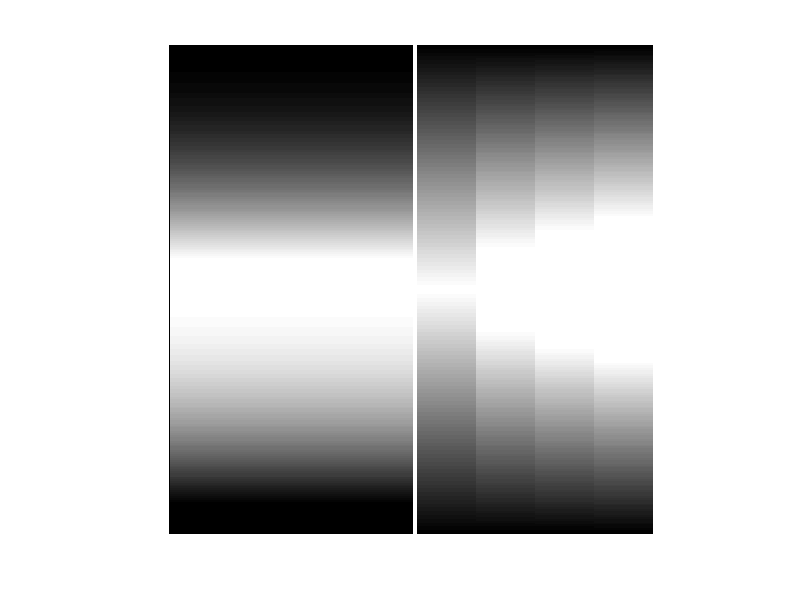

This figure's MATLAB source:
clc; clear all; close all;
N = 129;
% varying slopes
A=ones(N,N);
EndPoint = round([N,N/1.2,N/1.3,N/1.4]);
w = 30;
k = 3;
for i = 1:length(EndPoint)
    row = linspace(0,1,EndPoint(i));
    for j = k:k+w
        A(j,1:EndPoint(i))=row;
    end
    k = k+w+1;
end
%parabole
B = ones(N,N);
x = linspace(0,1,round(7*N/8));
B(1:length(x),:) = repmat(x.^2,N,1).';
%downhill parabole
D = 1-B;
A = mat2gray(A.');
B = mat2gray(B);
%contract to single map
map = [B(1:end-1,1:end-1),A(1:end-1,:);D(:,1:end-1),flipud(A)];
%show and save
figure
imshow(map)
imwrite(map,'playground.png','png');